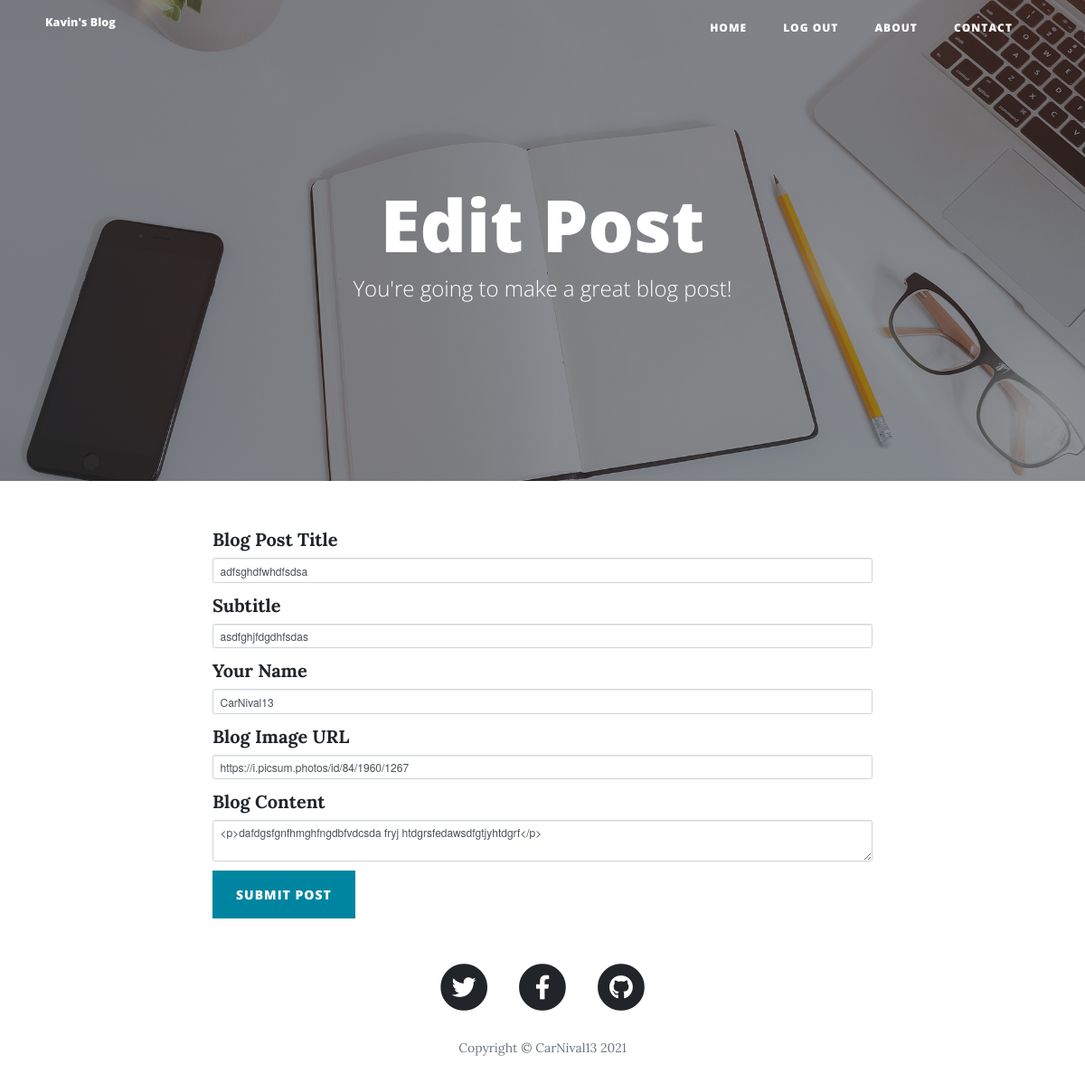
Page /edit-post/2 (signed in) on the committed database.
### main.py (models this page shows)
class BlogPost(db.Model):
    __tablename__ = "blog_post"
    id = db.Column(db.Integer, primary_key=True)
    title = db.Column(db.String(250), unique=True, nullable=False)
    subtitle = db.Column(db.String(250), nullable=False)
    date = db.Column(db.String(250), nullable=False)
    body = db.Column(db.Text, nullable=False)
    author = relationship("User", back_populates="blog_posts")
    img_url = db.Column(db.String(250), nullable=False)
    author_id = db.Column(db.Integer, db.ForeignKey('users.id'))
    comments = relationship("Comment", back_populates="parent_post")

### main.py (the view, shortened to what this page needs)
@app.route("/edit-post/<post_id>", methods=["POST", "GET"])
@admin_only
def edit_post(post_id):
    post = BlogPost.query.get(post_id)
    edit_form = CreatePostForm(
        title=post.title,
        subtitle=post.subtitle,
        body=post.body,
        author=str(post.author.name),
        img_url=post.img_url
    )
    return render_template("make-post.html", form=edit_form, name='Edit')

### forms.py
class CreatePostForm(FlaskForm):
    title = StringField("Blog Post Title", validators=[DataRequired()])
    subtitle = StringField("Subtitle", validators=[DataRequired()])
    author = StringField("Your Name", validators=[DataRequired()])
    img_url = StringField("Blog Image URL", validators=[DataRequired(), URL()])
    body = CKEditorField("Blog Content", validators=[DataRequired()])
    submit = SubmitField("Submit Post")

### main.py (called while the page is built)
@app.context_processor
def inject_now():
    return {'now': datetime.utcnow()}

def admin_only(f):
    @wraps(f)
    def decorated_function(*args, **kwargs):
        if current_user.id != 1 and current_user.id != 2:
            return abort(403)
        return f(*args, **kwargs)
    return decorated_function

@login_manager.user_loader
def load_user(user_id):
    return User.query.get(int(user_id))

### templates/make-post.html (shortened to what this page needs)
{% extends 'bootstrap/base.html' %}
{% import 'bootstrap/wtf.html' as wtf %}
{% block content %}
{% include "header.html" %}
  <header class="masthead" style="background-image: url('{{ url_for('static', filename='img/edit-bg.jpg')}}')">
    <div class="overlay"></div>
    <div class="container">
      <div class="row">
        <div class="col-lg-8 col-md-10 mx-auto">
          <div class="page-heading">
            <h1>{{name}} Post</h1>
            <span class="subheading">You're going to make a great blog post!</span>
          </div>
        </div>
      </div>
    </div>
  </header>
  <div class="container">
    <div class="row">
      <div class="col-lg-8 col-md-10 mx-auto">
        {{ wtf.quick_form(form, novalidate=True, button_map={'submit':'primary'}) }}
      </div>
    </div>
  </div>
{% include "footer.html" %}
{% endblock %}

### rows in the picture
BlogPost: title "adfsghdfwhdfsdsa", subtitle "asdfghjfdgdhfsdas", author "CarNival13", img_url "https://i.picsum.photos/id/84/1960/1267", body "<p>dafdgsfgnfhmghfngdbfvdcsda fryj htdgrsfedawsdfgtjyhtdgrf</p>"

### other values in the picture
{{ name }} "Edit"
